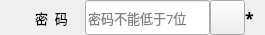
              <widget class="QWidget" name="widget_9" native="true">
               <property name="minimumSize">
                <size>
                 <width>0</width>
                 <height>35</height>
                </size>
               </property>
               <property name="maximumSize">
                <size>
                 <width>16777215</width>
                 <height>35</height>
                </size>
               </property>
               <layout class="QGridLayout" name="gridLayout_11">
                <property name="leftMargin">
                 <number>0</number>
                </property>
                <property name="topMargin">
                 <number>0</number>
                </property>
                <property name="rightMargin">
                 <number>0</number>
                </property>
                <property name="bottomMargin">
                 <number>0</number>
                </property>
                <property name="spacing">
                 <number>0</number>
                </property>
                <item row="0" column="4">
                 <widget class="QLabel" name="lab_pwdTip">
                  <property name="minimumSize">
                   <size>
                    <width>20</width>
                    <height>0</height>
                   </size>
                  </property>
                  <property name="maximumSize">
                   <size>
                    <width>20</width>
                    <height>16777215</height>
                   </size>
                  </property>
                  <property name="font">
                   <font>
                    <family>微软雅黑</family>
                    <pointsize>12</pointsize>
                    <bold>true</bold>
                   </font>
                  </property>
                  <property name="text">
                   <string>*</string>
                  </property>
                 </widget>
                </item>
                <item row="0" column="2">
                 <widget class="QLineEdit" name="lineEdit_pwd">
                  <property name="minimumSize">
                   <size>
                    <width>0</width>
                    <height>35</height>
                   </size>
                  </property>
                  <property name="maximumSize">
                   <size>
                    <width>16777215</width>
                    <height>35</height>
                   </size>
                  </property>
                  <property name="font">
                   <font>
                    <family>微软雅黑</family>
                    <pointsize>10</pointsize>
                   </font>
                  </property>
                  <property name="echoMode">
                   <enum>QLineEdit::Password</enum>
                  </property>
                  <property name="placeholderText">
                   <string>密码不能低于7位</string>
                  </property>
                 </widget>
                </item>
                <item row="0" column="0">
                 <widget class="QLabel" name="label_9">
                  <property name="minimumSize">
                   <size>
                    <width>35</width>
                    <height>35</height>
                   </size>
                  </property>
                  <property name="maximumSize">
                   <size>
                    <width>35</width>
                    <height>35</height>
                   </size>
                  </property>
                  <property name="font">
                   <font>
                    <family>微软雅黑</family>
                    <pointsize>10</pointsize>
                   </font>
                  </property>
                  <property name="text">
                   <string/>
                  </property>
                  <property name="scaledContents">
                   <bool>true</bool>
                  </property>
                 </widget>
                </item>
                <item row="0" column="1">
                 <widget class="QLabel" name="label_11">
                  <property name="minimumSize">
                   <size>
                    <width>50</width>
                    <height>35</height>
                   </size>
                  </property>
                  <property name="maximumSize">
                   <size>
                    <width>50</width>
                    <height>35</height>
                   </size>
                  </property>
                  <property name="font">
                   <font>
                    <family>微软雅黑</family>
                    <pointsize>10</pointsize>
                   </font>
                  </property>
                  <property name="text">
                   <string>密  码</string>
                  </property>
                 </widget>
                </item>
                <item row="0" column="3">
                 <widget class="QPushButton" name="btn_registerPwdVisible">
                  <property name="minimumSize">
                   <size>
                    <width>35</width>
                    <height>35</height>
                   </size>
                  </property>
                  <property name="maximumSize">
                   <size>
                    <width>35</width>
                    <height>35</height>
                   </size>
                  </property>
                  <property name="text">
                   <string/>
                  </property>
                  <property name="icon">
                   <iconset resource="../res.qrc">
                    <normaloff>:/img/pwdClose.png</normaloff>:/img/pwdClose.png</iconset>
                  </property>
                  <property name="iconSize">
                   <size>
                    <width>30</width>
                    <height>30</height>
                   </size>
                  </property>
                 </widget>
                </item>
               </layout>
              </widget>
